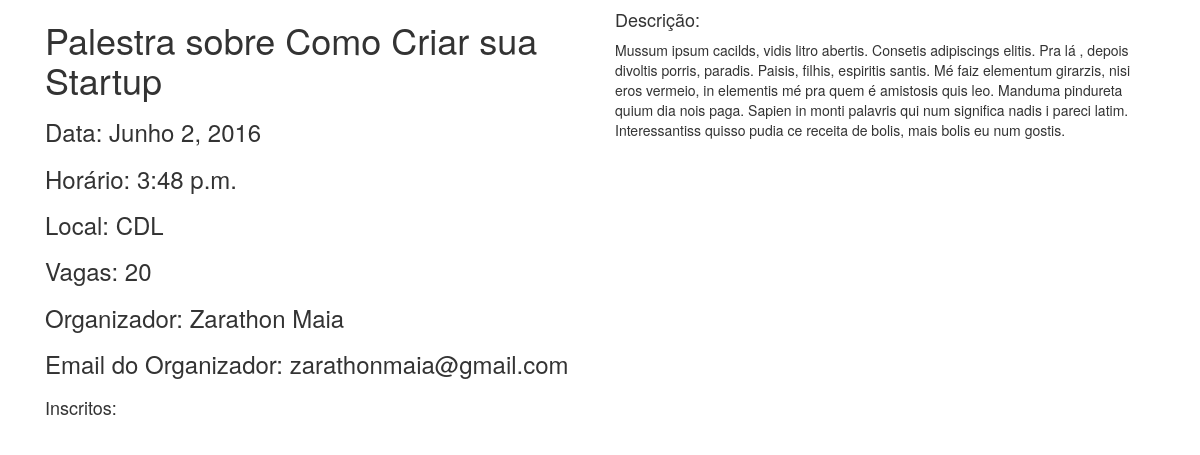
/evento/mostrar/2, run on the app's committed database.
### evento/models.py (models this page shows, shortened)
@python_2_unicode_compatible
class Evento(models.Model):
    nome = models.CharField(max_length=200)
    data = models.DateField()
    local = models.CharField(max_length=200)
    descricao = models.TextField(blank=True)
    horario = models.TimeField()
    vagas = models.PositiveIntegerField()
    organizador = models.CharField(max_length=200)
    email_organizador = models.EmailField()

### evento/views.py (the view)
# urls.py: url(r'^mostrar/(?P<id>[0-9]+)$', views.mostrar_evento, name='mostrar_evento'),
def mostrar_evento(request, id):
    evento = get_object_or_404(Evento, id=id)
    return render(request, 'evento/mostrarEvento.html', {'evento': evento})

### evento/templates/evento/mostrarEvento.html (shortened to what this page needs)
{% load staticfiles %}
<!DOCTYPE html>
<html>
  <head>
    <link href="{% static 'evento/css/bootstrap.min.css' %}" rel="stylesheet">
  </head>
  <body>
    <div class="container">
      <div class="col-md-6">
        <h1>{{evento.nome}}</h1>
        <h3>Data: {{evento.data}}</h3>
        <h3>Horário: {{evento.horario}}</h3>
        <h3>Local: {{evento.local}}</h3>
        <h3>Vagas: {{evento.vagas}}</h3>
        <h3>Organizador: {{evento.organizador}}</h3>
        <h3>Email do Organizador: {{evento.email_organizador}}</h3>
      </div>
      <div class="col-md-6">
        <h4>Descrição:</h4>
      <p>
        {{evento.descricao}}
      </p>
      </div>
      <div class="col-md-12">
        <h4>Inscritos:</h4>
      </div>
    </div>
  </body>
</html>

### data on the page
Evento: nome "Palestra sobre Como Criar sua Startup", data "Junho 2, 2016", horario "3:48 p.m.", local "CDL", vagas "20", organizador "Zarathon Maia", email_organizador "zarathonmaia@gmail.com", descricao "Mussum ipsum cacilds, vidis litro abertis. Consetis adipiscings elitis. Pra lá , depois divoltis porris, paradis. Paisis, filhis, espiritis santis. Mé faiz elementum girarzis, nisi eros vermeio, in elementis mé pra quem é amistosis quis leo. Manduma pindureta quium dia nois paga. Sapien in monti palavris qui num significa nadis i pareci latim. Interessantiss quisso pudia ce receita de bolis, mais bolis eu num gostis."
